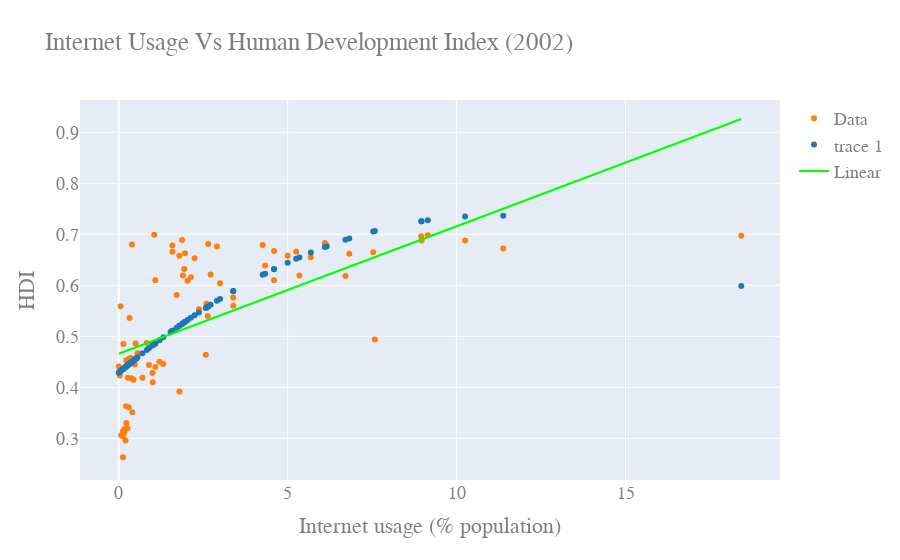

This figure's notebook cell:
### Markdown cell above
# 2002 Internet Usage Vs HDI

### Code cell
slopeHDI02, interceptHDI02, r_valueHDI02, p_valueHDI02, std_errHDI = stats.linregress(IU02,HDI02)
lineHDI02 = slopeHDI02*IU02+interceptHDI02


#use 3rd order due to up curve at IU-0
#p1 = np.polyfit(IU02,HDI02,3)

p3 = np.polyfit(IU02,HDI02,2)

yfit3 = p3[0]*IU02**2+p3[1]*IU02**1+p3[2]
#yfit3 = p3[0]*IU02**3+p3[1]*IU02**2+p3[2]*IU02+p3[3]



yresid3 = HDI02 - yfit3

SSresid3 = sum(pow(yresid3,2))

SStotal3 = len(HDI02)*statistics.variance(HDI02)

rsq3 = 1 - SSresid3/SStotal3



y3resid = HDI02 - lineHDI02


SS3resid = sum(pow(y3resid,2))

SS3total = len(HDI02)*statistics.variance(HDI02)

rsq_3 = 1 - SS3resid/SS3total

print("R^2 value for linear fit: " +str(rsq_3))
#print("Model Coefficients: "+str(slopeHDI02)+" , "+str(interceptHDI02))
print("Model Coefficients: ["+str(slopeHDI02)+","+str(interceptHDI02)+"]")
print("Correlation coefficient: "+str(np.corrcoef(IU02,HDI02)[0][1]))


print("R^2 value for fit: " +str(rsq3))
print("Model Coefficients: "+str(p3))
print("Correlation coefficient: "+str(np.corrcoef(IU02,HDI02)[0][1]))



figHDI02 = go.Figure()

figHDI02.add_trace(go.Scatter(
    x= IU02,
    y= HDI02,
    mode='markers',      # this sets its legend entry
    marker=go.Marker(color='rgb(255, 127, 14)'),
    name="Data",
    text=Country_Name,
    textposition="top center"
))

figHDI02.add_trace(go.Scatter(
    x=IU02,
    y=np.polyval(p3,IU02),
    mode='markers',
    marker=go.Marker(color='rgb(31, 119, 180)'),
    #name="y=" +str(1.02449924)+"x^2-"+str(34.18513794)+"x"+str(273.79980863)
))

figHDI02.add_trace(go.Scatter(
    x=IU02,
    y=lineHDI02,
    #y=np.polyval(p1,IU02),
    mode='lines',
    marker=go.Marker(color='rgb(0, 255, 0)'),
    name="Linear"
))

figHDI02.update_layout(
    title="Internet Usage Vs Human Development Index (2002)",
    xaxis_title="Internet usage (% population)",
    yaxis_title="HDI",
    font=dict(
        family="Courier New, monospace",
        size=18,
        color="#7f7f7f"
    )
)

figHDI02.show()

### Figure 1 — Plotly figure (JSON) as saved in the notebook; plotly's stock layout.template omitted (floating-point values rounded to 4 significant figures)
{"data": [{"marker": {"color": "rgb(255, 127, 14)"}, "mode": "markers", "name": "Data", "text": ["Albania", "Algeria", "Angola", "Armenia", "Azerbaijan", "Bangladesh", "Belarus", "Belize", "Benin", "Bosnia and Herzegovina", "Botswana", "Brazil", "Burkina Faso", "Burundi", "Cambodia", "Cameroon", "Central African Republic", "Chad", "China", "Colombia", "Comoros", "Dominica", "Dominican Republic", "Ecuador", "Egypt", "El Salvador", "Equatorial Guinea", "Ethiopia", "Fiji", "Gabon", "Gambia", "Georgia", "Ghana", "Guatemala", "Guinea", "Haiti", "Honduras", "India", "Indonesia", "Jamaica", "Kenya", "Kyrgyzstan", "Lesotho", "Liberia", "Madagascar", "Malawi", "Maldives", "Mali", "Mauritania", "Mauritius", "Mongolia", "Morocco", "Mozambique", "Myanmar", "Namibia", "Nepal", "Nicaragua", "Niger", "Pakistan", "Papua New Guinea", "Paraguay", "Peru", "Philippines", "Rwanda", "Samoa", "Sao Tome and Principe", "Senegal", "Sierra Leone", "Solomon Islands", "South Africa", "Sri Lanka", "Sudan", "Tajikistan", "Thailand", "Togo", "Tonga", "Tunisia", "Turkey", "Uganda", "Ukraine", "Uzbekistan", "Yemen", "Zambia"], "textposition": "top center", "type": "scatter", "x": [0.3901, 1.592, 0.2704, 1.96, 5.0, 0.1399, 8.951, 5.684, 0.7029, 2.648, 3.386, 9.149, 0.201, 0.1182, 0.227, 0.3609, 0.1285, 0.1661, 4.596, 4.6, 0.5549, 18.42, 6.824, 4.261, 2.72, 1.9, 0.3212, 0.0724, 6.153, 1.94, 1.797, 1.588, 0.8303, 3.392, 0.402, 0.8934, 2.597, 1.538, 2.134, 6.1, 1.208, 2.999, 1.084, 0.03271, 0.3397, 0.2151, 5.348, 0.227, 0.3632, 10.25, 2.04, 2.373, 0.2596, 0.0004265, 2.634, 0.313, 1.715, 0.1272, 2.577, 1.322, 1.795, 8.967, 4.332, 0.2928, 2.245, 7.581, 1.006, 0.1762, 0.5019, 6.71, 1.05, 0.4395, 0.05546, 7.531, 1, 2.907, 5.253, 11.38, 0.3841, 1.874, 1.082, 0.5188, 0.4778], "y": [0.68, 0.666, 0.419, 0.663, 0.658, 0.485, 0.696, 0.655, 0.419, 0.681, 0.576, 0.698, 0.296, 0.304, 0.453, 0.457, 0.314, 0.311, 0.61, 0.667, 0.467, 0.697, 0.662, 0.679, 0.621, 0.619, 0.536, 0.306, 0.678, 0.632, 0.392, 0.678, 0.487, 0.56, 0.351, 0.444, 0.564, 0.508, 0.616, 0.683, 0.45, 0.604, 0.44, 0.423, 0.457, 0.363, 0.619, 0.33, 0.451, 0.688, 0.609, 0.553, 0.32, 0.441, 0.54, 0.456, 0.581, 0.263, 0.464, 0.446, 0.658, 0.688, 0.639, 0.361, 0.653, 0.494, 0.41, 0.319, 0.486, 0.618, 0.699, 0.415, 0.559, 0.665, 0.428, 0.676, 0.666, 0.672, 0.418, 0.689, 0.61, 0.456, 0.445]}, {"marker": {"color": "rgb(31, 119, 180)"}, "mode": "markers", "type": "scatter", "x": [0.3901, 1.592, 0.2704, 1.96, 5.0, 0.1399, 8.951, 5.684, 0.7029, 2.648, 3.386, 9.149, 0.201, 0.1182, 0.227, 0.3609, 0.1285, 0.1661, 4.596, 4.6, 0.5549, 18.42, 6.824, 4.261, 2.72, 1.9, 0.3212, 0.0724, 6.153, 1.94, 1.797, 1.588, 0.8303, 3.392, 0.402, 0.8934, 2.597, 1.538, 2.134, 6.1, 1.208, 2.999, 1.084, 0.03271, 0.3397, 0.2151, 5.348, 0.227, 0.3632, 10.25, 2.04, 2.373, 0.2596, 0.0004265, 2.634, 0.313, 1.715, 0.1272, 2.577, 1.322, 1.795, 8.967, 4.332, 0.2928, 2.245, 7.581, 1.006, 0.1762, 0.5019, 6.71, 1.05, 0.4395, 0.05546, 7.531, 1, 2.907, 5.253, 11.38, 0.3841, 1.874, 1.082, 0.5188, 0.4778], "y": [0.4501, 0.5111, 0.4437, 0.5283, 0.6444, 0.4365, 0.7255, 0.6641, 0.4667, 0.5587, 0.5886, 0.7275, 0.4399, 0.4353, 0.4413, 0.4486, 0.4359, 0.438, 0.6316, 0.6318, 0.4589, 0.5989, 0.6916, 0.6205, 0.5617, 0.5256, 0.4464, 0.4328, 0.6762, 0.5274, 0.5208, 0.5109, 0.4733, 0.5888, 0.4508, 0.4766, 0.5565, 0.5085, 0.5362, 0.6749, 0.4924, 0.5733, 0.4862, 0.4306, 0.4474, 0.4406, 0.6547, 0.4413, 0.4487, 0.7349, 0.532, 0.5468, 0.4431, 0.4288, 0.5581, 0.446, 0.5169, 0.4358, 0.5557, 0.498, 0.5207, 0.7257, 0.6229, 0.4449, 0.5412, 0.7063, 0.4823, 0.4385, 0.4561, 0.6892, 0.4845, 0.4528, 0.4318, 0.7054, 0.482, 0.5695, 0.6519, 0.7362, 0.4498, 0.5244, 0.4861, 0.457, 0.4548]}, {"marker": {"color": "rgb(0, 255, 0)"}, "mode": "lines", "name": "Linear", "type": "scatter", "x": [0.3901, 1.592, 0.2704, 1.96, 5.0, 0.1399, 8.951, 5.684, 0.7029, 2.648, 3.386, 9.149, 0.201, 0.1182, 0.227, 0.3609, 0.1285, 0.1661, 4.596, 4.6, 0.5549, 18.42, 6.824, 4.261, 2.72, 1.9, 0.3212, 0.0724, 6.153, 1.94, 1.797, 1.588, 0.8303, 3.392, 0.402, 0.8934, 2.597, 1.538, 2.134, 6.1, 1.208, 2.999, 1.084, 0.03271, 0.3397, 0.2151, 5.348, 0.227, 0.3632, 10.25, 2.04, 2.373, 0.2596, 0.0004265, 2.634, 0.313, 1.715, 0.1272, 2.577, 1.322, 1.795, 8.967, 4.332, 0.2928, 2.245, 7.581, 1.006, 0.1762, 0.5019, 6.71, 1.05, 0.4395, 0.05546, 7.531, 1, 2.907, 5.253, 11.38, 0.3841, 1.874, 1.082, 0.5188, 0.4778], "y": [0.4757, 0.5057, 0.4727, 0.5149, 0.5908, 0.4695, 0.6894, 0.6079, 0.4835, 0.5321, 0.5505, 0.6944, 0.471, 0.4689, 0.4716, 0.475, 0.4692, 0.4701, 0.5807, 0.5808, 0.4798, 0.926, 0.6363, 0.5723, 0.5339, 0.5134, 0.474, 0.4678, 0.6196, 0.5144, 0.5108, 0.5056, 0.4867, 0.5506, 0.476, 0.4883, 0.5308, 0.5044, 0.5192, 0.6183, 0.4961, 0.5408, 0.493, 0.4668, 0.4744, 0.4713, 0.5995, 0.4716, 0.475, 0.7219, 0.5169, 0.5252, 0.4724, 0.466, 0.5317, 0.4738, 0.5088, 0.4691, 0.5303, 0.499, 0.5108, 0.6898, 0.5741, 0.4733, 0.522, 0.6552, 0.4911, 0.4704, 0.4785, 0.6335, 0.4922, 0.4769, 0.4673, 0.654, 0.4909, 0.5385, 0.5971, 0.7501, 0.4756, 0.5127, 0.493, 0.4789, 0.4779]}], "layout": {"font": {"color": "#7f7f7f", "family": "Courier New, monospace", "size": 18}, "title": {"text": "Internet Usage Vs Human Development Index (2002)"}, "xaxis": {"title": {"text": "Internet usage (% population)"}}, "yaxis": {"title": {"text": "HDI"}}}}
